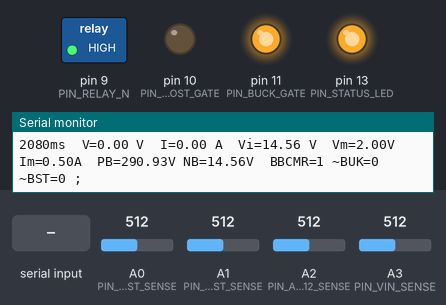
A sketch run on a simulated Arduino Uno, built with avr-gcc and run on an emulated ATmega328P. Shown: switched loads named in the sketch (green lamp = pin HIGH), output pins drawn as LEDs (lit = HIGH), the last lines printed to the serial monitor. The test bench sets the inputs (shaded band); at power-on: A0 (PIN_PBOOST_SENSE) = 512, A3 (PIN_VIN_SENSE) = 512, A1 (PIN_NBOOST_SENSE) = 512, A2 (PIN_ACS712_SENSE) = 512.

Above: at 2.2 s.
2.3 s: "V90\n" received over Serial
At 3.0 s:
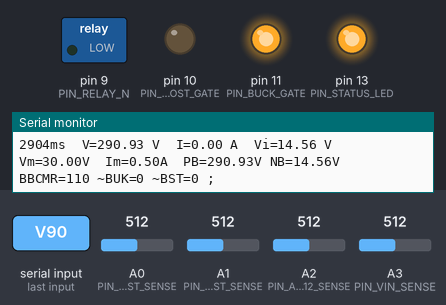
3.9 s: A0 (PIN_PBOOST_SENSE) set to 56
5.4 s: A0 (PIN_PBOOST_SENSE) set to 47
At 6.4 s:
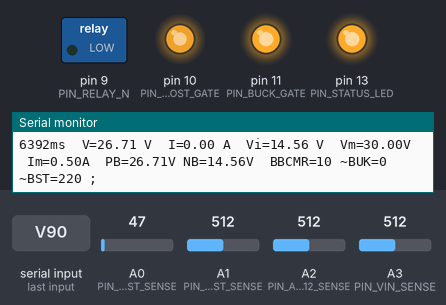
7.0 s: A3 (PIN_VIN_SENSE) set to 263
8.5 s: A3 (PIN_VIN_SENSE) set to 230
At 9.6 s:
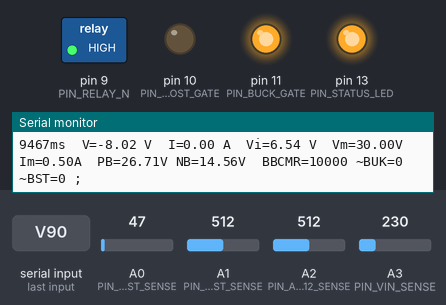
Timing chart, 0 to 11.5 s (numbered marks = the images above; inputs shaded):
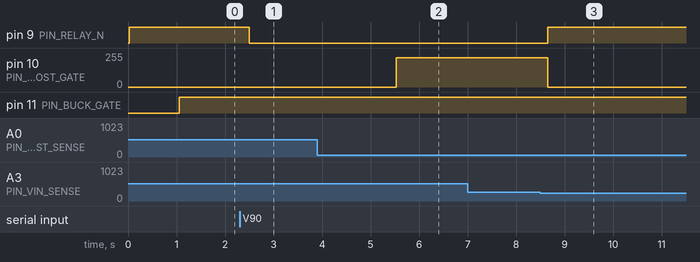

Measured:
- the behaviour switches between 52 and 51 on A0 (PIN_PBOOST_SENSE) (found by bisection; images 1 and 2)
- the behaviour switches between 247 and 246 on A3 (PIN_VIN_SENSE) (found by bisection; images 2 and 3)
- after the input at 2.3 s, pin 9 (PIN_RELAY_N): HIGH → LOW after 0.20 s
- after the input at 5.4 s, pin 10 (PIN_BOOST_GATE): 0/255 → 220/255 after 0.13 s
- after the input at 8.5 s, pin 9 (PIN_RELAY_N): LOW → HIGH after 0.15 s; pin 10 (PIN_BOOST_GATE): 220/255 → 0/255 after 0.15 s

The sketch:

firmware.ino
```cpp
#define VERSION "Version 2020.5.3 [ Build 256 ] --release-build"

#include "units.h"

/*  GLOBAL SYSTEM PARAMETERS  */
#define VOUT_MIN_LIMIT  2   V
#define VOUT_MAX_LIMIT  30  V
#define IOUT_MIN_LIMIT  100 mA
#define IOUT_MAX_LIMIT  26  A


/*------------------------  I / O  PINOUT  MAPPING  ------------------------*/

#define PIN_STATUS_LED      13

#define PIN_BOOST_GATE      10
#define PIN_BUCK_GATE       11
#define PORT_BUCK           PORTB
#define BV_BUCK             3

#define PIN_RELAY_N         9
#define PIN_RELAY_P         9

#define PIN_ACS712_SENSE    A2
#define PIN_PBOOST_SENSE    A0
#define PIN_NBOOST_SENSE    A1
#define PIN_VIN_SENSE       A3


/*------------------------  SERIAL REPORT BIT REGISTER  ------------------------*/

#define SR_REPORT             (1 << 15) //  [ 15 ]  SERIAL REPORT ON / OFF STATE
#define SR_SRR_BINVAL         (1 << 14) //  [ 14 ]  SRR BIN VAL
#define SR_UPTIME             (1 << 13) //  [ 13 ]  MILLISECONDS UPTIME
#define SR_VOUT               (1 << 12) //  [ 12 ]  OP VOLTAGE
#define SR_IOUT               (1 << 11) //  [ 11 ]  OP CURRENT
#define SR_VSHUNT             (1 << 10) //  [ 10 ]  SHUNT mV
#define SR_PWR                (1 << 9)  //  [ 09 ]  OP POWER
#define SR_ENERGY             (1 << 8)  //  [ 08 ]  OP ENERGY
#define SR_VIN                (1 << 7)  //  [ 07 ]  INPUT VOLTAGE
#define SR_TARGET_PARAMETERS  (1 << 6)  //  [ 06 ]  TARGET PARAMETERS (V-MAX, I-MAX)
#define SR_P_N_VBOOST         (1 << 5)  //  [ 05 ]  P / N BOOST VOLTAGES
#define SR_                   (1 << 4)  //  [ 04 ]
#define SR_BBCMR_BINVAL       (1 << 3)  //  [ 03 ]  OPERATING MODE (BBCMR)
#define SR_MOSFET_PWM         (1 << 2)  //  [ 02 ]  MOSFET PWM VALUE
#define SR_THERMALS           (1 << 1)  //  [ 01 ]  THERMALS
#define SR_EFFICIENCY         (1 << 0)  //  [ 00 ]  EFFICIENCY

unsigned int SRR = SR_REPORT | SR_UPTIME | SR_VOUT | SR_IOUT | SR_VIN | SR_TARGET_PARAMETERS | SR_P_N_VBOOST | SR_BBCMR_BINVAL | SR_MOSFET_PWM | SR_THERMALS | SR_EFFICIENCY;

/*----------------------  OPERATING MODE BIT REGISTER  ----------------------*/

#define BUCK    (1 << 0)
#define BOOST   (1 << 1)
#define CV      (1 << 2)
#define CC      (1 << 3)
#define UVLO    (1 << 4)
#define THLO    (1 << 5)

unsigned char BBCMR = 0;

long ACS712_ZeroError = 0;

float Vin = 0 V;
float UVLOT = 7 V;

float Vout_max = VOUT_MIN_LIMIT V;
float Iout_max = 500 mA;

float Vnb = 0 V;
float Vpb = 0 V;

float Vshunt = 0 V;
float Vout = 0 V;
float Iout = 0 A;

float Power = 0 W;
float Energy = 0 Wh;

short PWM_BUCK = 0;
short PWM_BOOST = 0;

char char_buff_20b[20];  // a handy global buffer space
int iterator_buff_20b = -1; // corresponding iterator for it :/


void InitializeIO()
{
    Serial.println("[ .. ] Initializing IO...");

    // set timer register's prescalers of FET control pins to maximize performance
    TCCR2A = TCCR2A & B11111000 | B00000001;    // PIN_BOOST_GATE (PIN 10)
    TCCR1B = TCCR1B & B11111000 | B00000001;    // PIN_BUCK_GATE  (PIN 11)
    Serial.println("      [ 1 / 5 ] Updated Timer Register Prescalers.");

    // set pin modes of IO pins (other device's pins initialized and handled by libraries)
    pinMode(PIN_BOOST_GATE, OUTPUT); pinMode(PIN_BUCK_GATE, OUTPUT); pinMode(PIN_STATUS_LED, OUTPUT); // DDRB |= ((1 << 4) | (1 << 5) | (1 << 7));
    digitalWrite(PIN_BOOST_GATE, LOW); digitalWrite(PIN_BUCK_GATE, LOW); digitalWrite(PIN_STATUS_LED, HIGH); // PORTB = (PORTB & ~((1 << 4) | (1 << 5))) | (1 << 7);
    Serial.println("      [ 2 / 5 ] Initialized { BOOST , BUCK } N-MOSFET_GATE_DRIVE_PIN registers.");

    pinMode(PIN_RELAY_P, OUTPUT); pinMode(PIN_RELAY_N, OUTPUT); // DDRA |= ((1 << 0) | (1 << 1));
    digitalWrite(PIN_RELAY_P, HIGH); digitalWrite(PIN_RELAY_N, HIGH); // PORTA |= ((1 << 0) | (1 << 1));
    Serial.println("      [ 3 / 5 ] Initialized PIN_RELAY { P , N } registers.");

    pinMode(PIN_VIN_SENSE, INPUT); pinMode(PIN_ACS712_SENSE, INPUT); pinMode(PIN_NBOOST_SENSE, INPUT); pinMode(PIN_PBOOST_SENSE, INPUT);  // DDRF &= ~((1 << 4) | (1 << 5) | (1 << 6) | (1 << 7));
    Serial.println("      [ 4 / 5 ] Initialized PIN_SENSE registers.");

    // pinMode(PIN_LM35_REG_SENSE, INPUT); pinMode(PIN_LM35_FET0_SENSE, INPUT); pinMode(PIN_LM35_FET1_SENSE, INPUT); // DDRK &= ~((1 << 0) | (1 << 1) | (1 << 2));
    // Serial.println("      [ 5 / 5 ] Initialized PIN_LM35_THERMAL_SENSE registers.");

    Serial.println("[ OK ] IO registers initialized and updated.");
}

void InitializeACS712()
{
    Serial.println("[ .. ] Initializing ACS712 Bidirectional Current Sensor (ELC30A)");

    for (int i = 0; i < 100; ++i)
        ACS712_ZeroError += analogRead(PIN_ACS712_SENSE);
    ACS712_ZeroError /= 100;

    Serial.print("       Sensor::ACS712::Zero_Error=");
    Serial.println(ACS712_ZeroError);

    Serial.println("[ OK ] ACS712 Sensor Initialized.");
}

void InitializeSystem()
{
    Serial.begin(115200);

    Serial.println("\n AUXPIS POWER SUPPLY");
    Serial.println(VERSION);
    Serial.println("Licensed under MIT License. See LICENSE.md at https://github.com/rithviknishad/auxpis-bps/\n");

    InitializeIO();
    InitializeACS712();
    delay(1000);
    /// add restriction code for low inupt voltage...
}


void setup()
{
    InitializeSystem();

    Serial.println("AUXPIS Power Supply is ready for use.");

    PORTB &= ~(1 << 7);
}


float set_Vout_max(float value)
{
    if (value > VOUT_MAX_LIMIT)
        return Vout_max = VOUT_MAX_LIMIT;
    else if (value < VOUT_MIN_LIMIT)
        return Vout_max = VOUT_MIN_LIMIT;
    else
        return Vout_max = value;
}

float getValueFromString(char * str)
{
    float value = 0;
    unsigned char decimalOffset = strlen(str);

    for (int i = 0; i < strlen(str); ++i)
    {
        if (str[i] > 47 && str[i] < 58)
        {
            value *= 10;
            value += str[i] - 48;
        }
        else if (str[i] == '.')
            decimalOffset = i + 1;
        else
            return -1;
    }
    return (value * pow(0.1, strlen(str) - decimalOffset));
}

float set_Iout_max(float value)
{
    if (value > IOUT_MAX_LIMIT)
        return Iout_max = IOUT_MAX_LIMIT;
    else if (value < IOUT_MIN_LIMIT)
        return Iout_max = IOUT_MIN_LIMIT;
    else
        return Iout_max = value;
}

char* readStringFromStream(Stream &stream, char* buffer, int max_size = 20)
{
    int i = -1;
    while(i < max_size)
    {
        if (stream.available() > 0)
        {
            Serial.print(buffer[++i] = stream.read());
            if (buffer[i] == ';' || buffer[i] == '\n' || buffer[i] == '\r')
            {
                buffer[i] = '\0';
                return buffer;
            }
        }
    }
    return buffer = "";
}

void (*SYS_RESET) (void) = 0;

void UpdateSerialReport()
{
    if (Serial.available() > 0)
    {
        static char readByte = 0;
        switch (readByte = Serial.read())
        {
        case 'V':
        case 'v':
            Serial.print("\nSet OP Voltage [V] : ");
            Serial.print("\nVout_max set to : ");
            Serial.print(set_Vout_max(getValueFromString(readStringFromStream(Serial, char_buff_20b))));
            Serial.println(" V");
            break;


        case 'I':
        case 'i':
            Serial.print("\nSet Max Current [mA] : ");
            Serial.print("\nMax Current set to : ");
            Serial.print(set_Iout_max(getValueFromString(readStringFromStream(Serial, char_buff_20b))));
            Serial.println(" A");
            break;

        case 'R':
        case 'r':
            SYS_RESET();
            break;

        case 'S':
            SRR = 0;
            Serial.print("\nEnter SRR Register Values: ");

            for (int i = 15; i > -1; --i)
            {
                if (Serial.available() > 0)
                    SRR |= ((Serial.read() - 48 ? 1 : 0) << i);
            }

            Serial.print("\nSRR=");
            Serial.println(SRR, BIN);

        default:
            break;
        }
    }


    if (SRR & SR_REPORT)
    {
        if (SRR & SR_SRR_BINVAL)
        {
            Serial.print(SRR, BIN);
            Serial.print(" ");
        }

        if (SRR & SR_UPTIME)
        {
            Serial.print(millis());
            Serial.print("ms  ");
        }

        if (SRR & SR_VOUT)
        {
            Serial.print("V=");
            Serial.print(Vout);
            Serial.print(" V  ");
        }

        if (SRR & SR_IOUT)
        {
            Serial.print("I=");
            Serial.print((float)((Iout < 0.0) ? 0 : Iout));
            Serial.print(" A  ");
        }

        if (SRR & SR_VSHUNT)
        {
            Serial.print("Vshunt=");
            Serial.print(Vshunt);
            Serial.print(" mV  ");
        }

        if (SRR & SR_PWR)
        {
            Serial.print("P=");
            Serial.print(Power);
            Serial.print(" W  ");
        }

        if (SRR & SR_ENERGY)
        {
            Serial.print("E=");
            Serial.print(Energy);
            Serial.print(" Wh  ");
        }

        if (SRR & SR_VIN)
        {
            Serial.print("Vi=");
            Serial.print(Vin);
            Serial.print(" V  ");
        }

        if (SRR & SR_TARGET_PARAMETERS)
        {
            Serial.print("Vm=");
            Serial.print(Vout_max);
            Serial.print("V  Im=");
            Serial.print(Iout_max);
            Serial.print("A  ");
        }

        if (SRR & SR_P_N_VBOOST)
        {
            Serial.print("PB=");
            Serial.print(Vpb);
            Serial.print("V NB=");
            Serial.print(Vnb);
            Serial.print("V  ");
        }

        if (SRR & SR_BBCMR_BINVAL)
        {
            Serial.print("BBCMR=");
            Serial.print(BBCMR, BIN);
            Serial.print(" ");
        }

        if (SRR & SR_MOSFET_PWM)
        {
            Serial.print("~BUK=");
            Serial.print(PWM_BUCK, DEC);
            Serial.print(" ~BST=");
            Serial.print(PWM_BOOST, DEC);
            Serial.print(" ");
        }

        if (SRR & SR_THERMALS)
        {

        }

        if (SRR & SR_EFFICIENCY)
        {

        }

        Serial.println(";");
    }
}

// stores the last update time for external activities
unsigned long external_last_millis = 0;
//unsigned long internal_last_millis = 0;

#define vin_mfact (0.0284330659387831)
#define vnb_mfact (0.0284330659387831)
#define vpb_mfact (0.5682193890319093)

#define analogVoltage(x)            ((x) * 5.00f / 1023.00f)
#define ACS712_SENSITIVITY          (66e-3)

float getCurrentFromACS712()
{
    Vshunt = (float)(ACS712_ZeroError - analogRead(PIN_ACS712_SENSE)) * 5.00 / 1023.00;
    return Vshunt / ACS712_SENSITIVITY;
}

#define IsCC (Iout >= Iout_max)
#define IsCV (Vout >= Vout_max * 0.98)

void UpdateExternals()
{
    static unsigned short delta_millis_external = millis() - external_last_millis;

    Power = Vout * Iout;
    Energy += (Power < 0 ? 0 : Vout * Iout * delta_millis_external / 3600);
    external_last_millis += delta_millis_external;

    UpdateSerialReport();

    if (Vout_max < Vin)
    {
        BBCMR |= BUCK;
        BBCMR &= ~BOOST;
    }
    else
    {
        BBCMR |= BOOST;
        BBCMR &= ~BUCK;
    }

    BBCMR = ((Vin < UVLOT) ? ((BBCMR & ~(BOOST | BUCK)) | UVLO) : (BBCMR & ~UVLO)); // under voltage lockout protection

    digitalWrite(PIN_RELAY_N, !(BBCMR & BOOST));
    //PORTA = ((BBCMR & BUCK ) ? (PORTA & ~(1 << 0)) : (PORTA & ~(1 << 1)));  // SET RELAY SIGNAL ACCORDING TO BUCK / BOOST
    //PORTA = ((BBCMR & BOOST) ? (PORTA | (1 << 0)) : (PORTA | (1 << 1)));
}


#define BUCK_HIGHER     (PORT_BUCK |=  (1 << BV_BUCK))  //analogWrite(PIN_BUCK_GATE , (( PWM_BUCK >=  220) ? (PWM_BUCK=220 ) : (++PWM_BUCK ) ))
#define BUCK_LOWER      (PORT_BUCK &= ~(1 << BV_BUCK)) //analogWrite(PIN_BUCK_GATE , (( PWM_BUCK >    0 ) ? ( --PWM_BUCK  ) : (PWM_BUCK=0 ) ))
#define BOOST_HIGHER    analogWrite(PIN_BOOST_GATE, (( PWM_BOOST >= 220) ? (PWM_BOOST=220) : (++PWM_BOOST) ))
#define BOOST_LOWER     analogWrite(PIN_BOOST_GATE, ((PWM_BOOST >    0 ) ? ( --PWM_BOOST ) : (PWM_BOOST=0) ))

void UpdateInternals()
{
    // get delta time from last update
    //static unsigned short delta_millis_internal = millis() - internal_last_millis;

    Vin = analogRead(PIN_VIN_SENSE) * vin_mfact;
    Vpb = analogRead(PIN_PBOOST_SENSE) * vpb_mfact;
    Vnb = analogRead(PIN_NBOOST_SENSE) * vnb_mfact;

    Vout = (BBCMR & BOOST) ? Vpb : (Vin - Vnb);

    Iout = getCurrentFromACS712();

    BBCMR = ((Vout >= Vout_max) ? (BBCMR | CV) : (BBCMR & ~CV));  //CV register update
    BBCMR = ((Iout >= Iout_max) ? (BBCMR | CC) : (BBCMR & ~CC));  //CC register update

    // update buck channel
    if ((BBCMR & BUCK))
        ((IsCC || IsCV) ? BUCK_LOWER : BUCK_HIGHER);
    else if (PWM_BUCK)
        analogWrite(PIN_BUCK_GATE, PWM_BUCK = 0);  // single channel locking

    // update boost channel
    if ((BBCMR & BOOST))
        ((IsCC || IsCV) ? BOOST_LOWER : BOOST_HIGHER);
    else if (PWM_BOOST)
        analogWrite(PIN_BOOST_GATE, PWM_BOOST = 0);  // single channel locking
}

void loop()
{
    UpdateInternals();

    if (millis() - external_last_millis > 200)
    {
        UpdateExternals();
        external_last_millis = millis();
    }
}
```

units.h
```cpp
/*
    Units definition
*/

#define unit
#define milli       * (1e-3)

#define second      unit
#define ms          milli second
#define minute      * 60 second
#define hour        * 60 minute

#define Volt        unit
#define V           Volt
#define mV          milli Volt

#define Ampere      unit
#define A           Ampere
#define mA          milli Ampere

#define Watt        unit
#define W           Watt
#define mW          milli Watt

#define Wh          Watt hour
#define mWh         milli Wh
```
